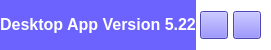
                  <widget class="QFrame" name="contentTopBg">
                   <property name="minimumSize">
                    <size>
                     <width>0</width>
                     <height>50</height>
                    </size>
                   </property>
                   <property name="maximumSize">
                    <size>
                     <width>16777215</width>
                     <height>50</height>
                    </size>
                   </property>
                   <property name="styleSheet">
                    <string notr="true">background-color:white</string>
                   </property>
                   <property name="frameShape">
                    <enum>QFrame::NoFrame</enum>
                   </property>
                   <property name="frameShadow">
                    <enum>QFrame::Raised</enum>
                   </property>
                   <layout class="QHBoxLayout" name="horizontalLayout_29">
                    <property name="spacing">
                     <number>0</number>
                    </property>
                    <property name="leftMargin">
                     <number>0</number>
                    </property>
                    <property name="topMargin">
                     <number>0</number>
                    </property>
                    <property name="rightMargin">
                     <number>10</number>
                    </property>
                    <property name="bottomMargin">
                     <number>0</number>
                    </property>
                    <item>
                     <widget class="QFrame" name="leftBox">
                      <property name="sizePolicy">
                       <sizepolicy hsizetype="Expanding" vsizetype="Preferred">
                        <horstretch>0</horstretch>
                        <verstretch>0</verstretch>
                       </sizepolicy>
                      </property>
                      <property name="styleSheet">
                       <string notr="true">background-color:rgb(108, 99, 255);</string>
                      </property>
                      <property name="frameShape">
                       <enum>QFrame::NoFrame</enum>
                      </property>
                      <property name="frameShadow">
                       <enum>QFrame::Raised</enum>
                      </property>
                      <layout class="QHBoxLayout" name="horizontalLayout_30">
                       <property name="spacing">
                        <number>0</number>
                       </property>
                       <property name="leftMargin">
                        <number>0</number>
                       </property>
                       <property name="topMargin">
                        <number>0</number>
                       </property>
                       <property name="rightMargin">
                        <number>0</number>
                       </property>
                       <property name="bottomMargin">
                        <number>0</number>
                       </property>
                       <item>
                        <widget class="QLabel" name="titleRightInfo">
                         <property name="sizePolicy">
                          <sizepolicy hsizetype="Preferred" vsizetype="Expanding">
                           <horstretch>0</horstretch>
                           <verstretch>0</verstretch>
                          </sizepolicy>
                         </property>
                         <property name="maximumSize">
                          <size>
                           <width>16777215</width>
                           <height>45</height>
                          </size>
                         </property>
                         <property name="font">
                          <font>
                           <family>Segoe UI</family>
                           <pointsize>12</pointsize>
                           <italic>false</italic>
                           <bold>true</bold>
                          </font>
                         </property>
                         <property name="styleSheet">
                          <string notr="true">color:white</string>
                         </property>
                         <property name="text">
                          <string>Desktop App Version 5.22</string>
                         </property>
                         <property name="alignment">
                          <set>Qt::AlignCenter</set>
                         </property>
                        </widget>
                       </item>
                      </layout>
                     </widget>
                    </item>
                    <item alignment="Qt::AlignRight">
                     <widget class="QFrame" name="rightButtons">
                      <property name="minimumSize">
                       <size>
                        <width>0</width>
                        <height>28</height>
                       </size>
                      </property>
                      <property name="styleSheet">
                       <string notr="true">background-color:white</string>
                      </property>
                      <property name="frameShape">
                       <enum>QFrame::NoFrame</enum>
                      </property>
                      <property name="frameShadow">
                       <enum>QFrame::Raised</enum>
                      </property>
                      <layout class="QHBoxLayout" name="horizontalLayout_31">
                       <property name="spacing">
                        <number>5</number>
                       </property>
                       <property name="leftMargin">
                        <number>4</number>
                       </property>
                       <property name="topMargin">
                        <number>0</number>
                       </property>
                       <property name="rightMargin">
                        <number>0</number>
                       </property>
                       <property name="bottomMargin">
                        <number>0</number>
                       </property>
                       <item>
                        <widget class="QPushButton" name="closeAppBtn">
                         <property name="minimumSize">
                          <size>
                           <width>28</width>
                           <height>28</height>
                          </size>
                         </property>
                         <property name="maximumSize">
                          <size>
                           <width>28</width>
                           <height>28</height>
                          </size>
                         </property>
                         <property name="cursor">
                          <cursorShape>PointingHandCursor</cursorShape>
                         </property>
                         <property name="toolTip">
                          <string>non_disponible</string>
                         </property>
                         <property name="styleSheet">
                          <string notr="true">background-color:rgb(108, 99, 255)</string>
                         </property>
                         <property name="text">
                          <string/>
                         </property>
                         <property name="icon">
                          <iconset resource="../Interface/icons.qrc">
                           <normaloff>:/img/images/icons/cil-briefcase.png</normaloff>:/img/images/icons/cil-briefcase.png</iconset>
                         </property>
                         <property name="iconSize">
                          <size>
                           <width>20</width>
                           <height>20</height>
                          </size>
                         </property>
                        </widget>
                       </item>
                       <item>
                        <widget class="QPushButton" name="minimizeAppBtn">
                         <property name="minimumSize">
                          <size>
                           <width>28</width>
                           <height>28</height>
                          </size>
                         </property>
                         <property name="maximumSize">
                          <size>
                           <width>28</width>
                           <height>28</height>
                          </size>
                         </property>
                         <property name="font">
                          <font>
                           <pointsize>-1</pointsize>
                           <bold>true</bold>
                           <underline>false</underline>
                           <strikeout>false</strikeout>
                          </font>
                         </property>
                         <property name="cursor">
                          <cursorShape>PointingHandCursor</cursorShape>
                         </property>
                         <property name="toolTip">
                          <string>Deconnexion</string>
                         </property>
                         <property name="styleSheet">
                          <string notr="true">
background-color:rgb(108, 99, 255)

</string>
                         </property>
                         <property name="text">
                          <string/>
                         </property>
                         <property name="icon">
                          <iconset resource="../Interface/images_rc.qrc">
                           <normaloff>:/im/images/images/icons8-logout-rounded-down-50.png</normaloff>:/im/images/images/icons8-logout-rounded-down-50.png</iconset>
                         </property>
                         <property name="iconSize">
                          <size>
                           <width>20</width>
                           <height>20</height>
                          </size>
                         </property>
                         <property name="flat">
                          <bool>false</bool>
                         </property>
                        </widget>
                       </item>
                      </layout>
                     </widget>
                    </item>
                   </layout>
                  </widget>
